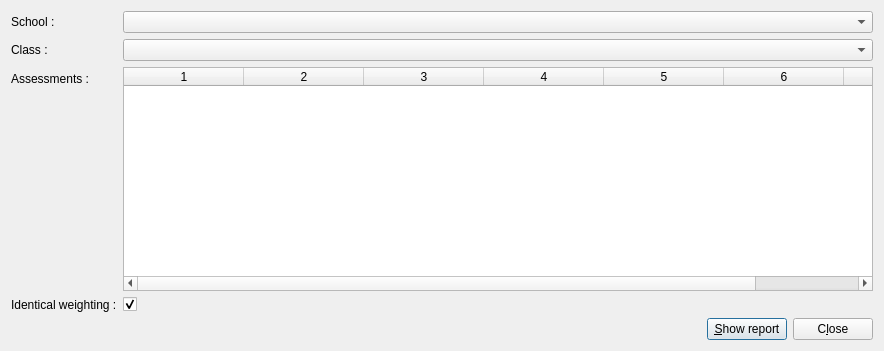
<?xml version="1.0" encoding="UTF-8"?>
<ui version="4.0">
 <class>classAssessmentsSummaryReportFormClass</class>
 <widget class="QDialog" name="classAssessmentsSummaryReportFormClass">
  <property name="geometry">
   <rect>
    <x>0</x>
    <y>0</y>
    <width>884</width>
    <height>351</height>
   </rect>
  </property>
  <property name="windowTitle">
   <string>Class Assessments Summary Report</string>
  </property>
  <property name="windowIcon">
   <iconset resource="../res/global.qrc">
    <normaloff>:/global/TeacherHelperIcon.ico</normaloff>:/global/TeacherHelperIcon.ico</iconset>
  </property>
  <layout class="QVBoxLayout" name="verticalLayout">
   <item>
    <layout class="QFormLayout" name="formLayout">
     <item row="0" column="0">
      <widget class="QLabel" name="label">
       <property name="text">
        <string>School :</string>
       </property>
      </widget>
     </item>
     <item row="0" column="1">
      <widget class="QComboBox" name="comboBoxSchool"/>
     </item>
     <item row="1" column="0">
      <widget class="QLabel" name="label_2">
       <property name="text">
        <string>Class :</string>
       </property>
      </widget>
     </item>
     <item row="1" column="1">
      <widget class="QComboBox" name="comboBoxClass"/>
     </item>
     <item row="2" column="0">
      <widget class="QLabel" name="label_3">
       <property name="text">
        <string>Assessments :</string>
       </property>
      </widget>
     </item>
     <item row="2" column="1">
      <widget class="QTableWidget" name="tableWidgetAssessments">
       <property name="editTriggers">
        <set>QAbstractItemView::AnyKeyPressed|QAbstractItemView::DoubleClicked</set>
       </property>
       <property name="alternatingRowColors">
        <bool>true</bool>
       </property>
       <property name="selectionMode">
        <enum>QAbstractItemView::MultiSelection</enum>
       </property>
       <property name="selectionBehavior">
        <enum>QAbstractItemView::SelectRows</enum>
       </property>
       <property name="columnCount">
        <number>7</number>
       </property>
       <attribute name="horizontalHeaderMinimumSectionSize">
        <number>100</number>
       </attribute>
       <attribute name="horizontalHeaderDefaultSectionSize">
        <number>120</number>
       </attribute>
       <attribute name="horizontalHeaderHighlightSections">
        <bool>false</bool>
       </attribute>
       <attribute name="horizontalHeaderStretchLastSection">
        <bool>true</bool>
       </attribute>
       <attribute name="verticalHeaderVisible">
        <bool>false</bool>
       </attribute>
       <column/>
       <column/>
       <column/>
       <column/>
       <column/>
       <column/>
       <column/>
      </widget>
     </item>
     <item row="3" column="0">
      <widget class="QLabel" name="label_4">
       <property name="text">
        <string>Identical weighting :</string>
       </property>
      </widget>
     </item>
     <item row="3" column="1">
      <widget class="QCheckBox" name="checkBoxIdenticalWeighting">
       <property name="text">
        <string/>
       </property>
       <property name="checked">
        <bool>true</bool>
       </property>
      </widget>
     </item>
    </layout>
   </item>
   <item>
    <layout class="QHBoxLayout" name="horizontalLayout_3">
     <item>
      <spacer name="horizontalSpacer_2">
       <property name="orientation">
        <enum>Qt::Horizontal</enum>
       </property>
       <property name="sizeHint" stdset="0">
        <size>
         <width>40</width>
         <height>20</height>
        </size>
       </property>
      </spacer>
     </item>
     <item>
      <widget class="QPushButton" name="pushButtonShowReport">
       <property name="text">
        <string>&amp;Show report</string>
       </property>
       <property name="icon">
        <iconset resource="../res/global.qrc">
         <normaloff>:/global/ok22.png</normaloff>:/global/ok22.png</iconset>
       </property>
      </widget>
     </item>
     <item>
      <widget class="QPushButton" name="pushButtonClose">
       <property name="text">
        <string>C&amp;lose</string>
       </property>
       <property name="icon">
        <iconset resource="../res/global.qrc">
         <normaloff>:/global/close22.png</normaloff>:/global/close22.png</iconset>
       </property>
      </widget>
     </item>
    </layout>
   </item>
  </layout>
 </widget>
 <tabstops>
  <tabstop>comboBoxSchool</tabstop>
  <tabstop>comboBoxClass</tabstop>
  <tabstop>tableWidgetAssessments</tabstop>
  <tabstop>checkBoxIdenticalWeighting</tabstop>
  <tabstop>pushButtonShowReport</tabstop>
  <tabstop>pushButtonClose</tabstop>
 </tabstops>
 <resources>
  <include location="../res/global.qrc"/>
 </resources>
 <connections/>
</ui>
